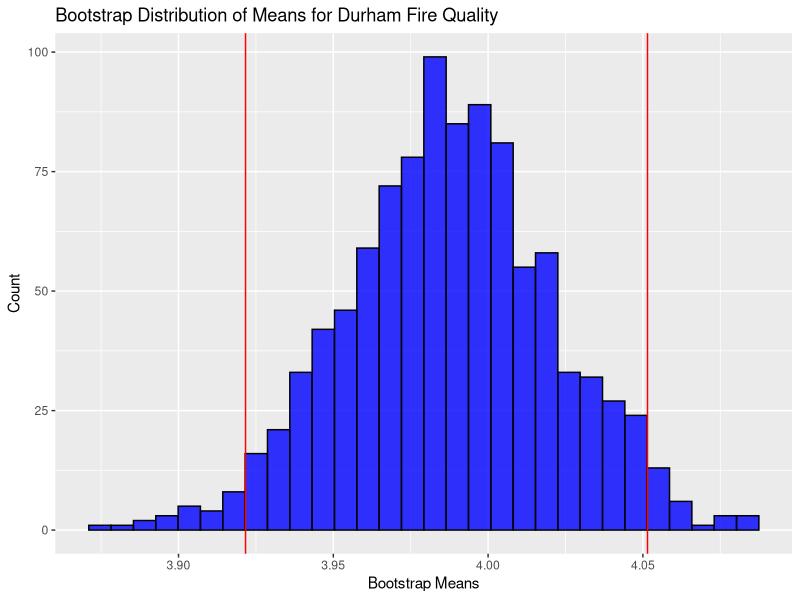
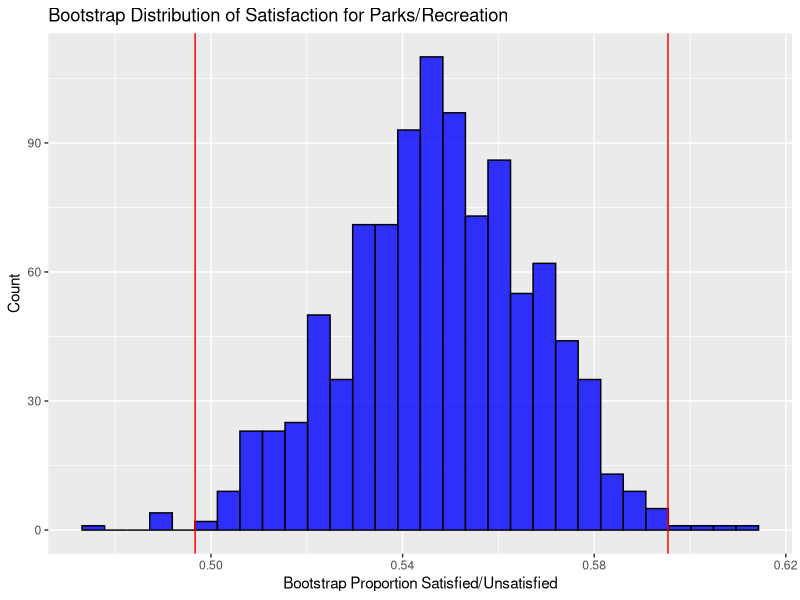
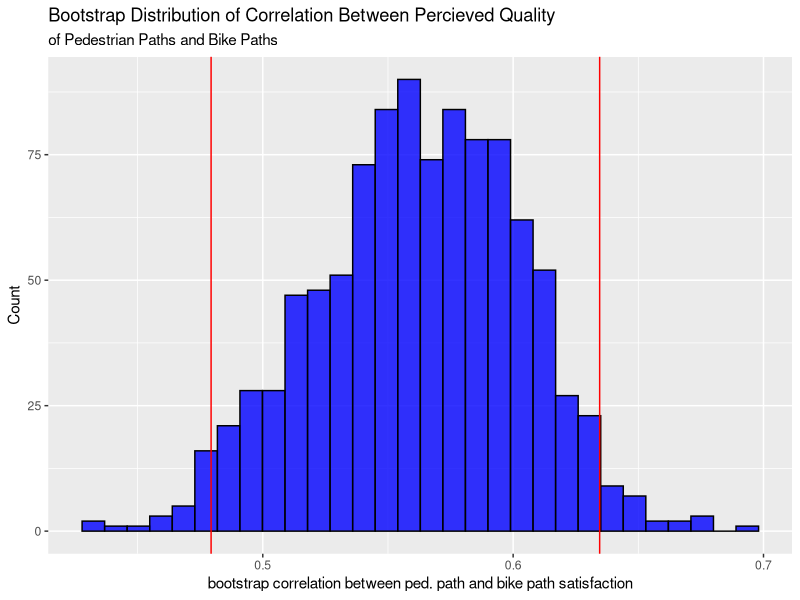

Here is the R script that generated these plots, in order:
## ---- chunk 1
library(tidyverse) 
durham_survey <- read_csv("data/durham_survey.csv")
view(durham_survey)
## ---- chunk 2
mean_satisfaction_fire_dept <- durham_survey %>%
  filter(quality_fire != 9) %>%
  summarize(mean = mean(quality_fire)) %>%
  print()
## ---- chunk 3

boot_dist <- numeric(1000)

for (i in 1 : 1000) {
  set.seed(i)
  indices <- sample(1 : nrow(durham_survey), replace = TRUE)
  boot_mean <- durham_survey %>%
    slice(indices) %>%
    filter(quality_fire != 9) %>%
    summarize(boot_mean = mean(quality_fire)) %>%
    pull()
  boot_dist[i] <- boot_mean
}

boot_means <- tibble(boot_dist)

bootstrap_interval <- boot_means %>%
  summarize(lower = quantile(boot_dist, 0.025),
            upper = quantile(boot_dist, 0.975)
            )
bootstrap_interval
## ---- chunk 4
ggplot(data = boot_means, aes(x = boot_dist)) +
  geom_histogram(color = "black", fill = "blue", alpha = .8) + 
  geom_vline(xintercept = c(bootstrap_interval$lower, 
                            bootstrap_interval$upper),
             color = "red") +
  labs(title = "Bootstrap Distribution of Means for Durham Fire Quality",
       x = "Bootstrap Means", y = "Count")
## ---- chunk 5
satisfied_parks_rec <- durham_survey %>%
  mutate(satisfied = quality_parks_rec == 4 | quality_parks_rec == 5) %>%
  summarize(proportion_satisfied = mean(satisfied)) %>% 
  print()
## ---- chunk 6
boot_dist <- numeric(1000)

for (i in 1 : 1000) {
  set.seed(i)
  indices <- sample(1 : nrow(durham_survey), replace = TRUE)
  boot_prop_satisfied <- durham_survey %>%
  slice(indices) %>%
  mutate(satisfied = quality_parks_rec == 4 | quality_parks_rec == 5) %>%
  summarize(proportion_satisfied = mean(satisfied)) %>%
    pull()
  boot_dist[i] <- boot_prop_satisfied
}

boot_props <- tibble(boot_dist)

bootstrap_interval <- boot_props %>%
  summarize(lower = quantile(boot_dist, 0.005),
            upper = quantile(boot_dist, 0.995)
            )
bootstrap_interval
#need to remove 9 values from mean prop.
## ---- chunk 7
ggplot(data = boot_props, aes(x = boot_dist)) +
  geom_histogram(color = "black", fill = "blue", alpha = .8) + 
  geom_vline(xintercept = c(bootstrap_interval$lower, 
                            bootstrap_interval$upper),
             color = "red") +
  labs(title = "Bootstrap Distribution of Satisfaction for Parks/Recreation",
       x = "Bootstrap Proportion Satisfied/Unsatisfied", y = "Count")
## ---- chunk 8
correlation_paths <- durham_survey %>%
  filter(quality_bike_path != 9,
         quality_ped_path != 9) %>%
  summarize(r_value = cor(quality_bike_path, quality_ped_path)) %>%
  print()
## ---- chunk 9
boot_dist <- numeric(1000)

for (i in 1 : 1000) {
  set.seed(i)
  indices <- sample(1 : nrow(durham_survey), replace = TRUE)
  boot_correlation <- durham_survey %>%
  slice(indices) %>%
  filter(quality_bike_path != 9,
         quality_ped_path != 9) %>%
  summarize(r_value = cor(quality_bike_path, quality_ped_path)) %>%
    pull()
  boot_dist[i] <- boot_correlation
}

boot_cor <- tibble(boot_dist)

bootstrap_interval <- boot_cor %>%
  summarize(lower = quantile(boot_dist, 0.025),
            upper = quantile(boot_dist, 0.975)
            )
bootstrap_interval
## ---- chunk 10
ggplot(data = boot_cor, aes(x = boot_dist)) +
  geom_histogram(color = "black", fill = "blue", alpha = .8) + 
  geom_vline(xintercept = c(bootstrap_interval$lower, 
                            bootstrap_interval$upper),
             color = "red") +
  labs(title = "Bootstrap Distribution of Correlation Between Percieved Quality",
       subtitle =  "of Pedestrian Paths and Bike Paths",
       x = "bootstrap correlation between ped. path and bike path satisfaction", y = "Count")
